Frame 1 (no input): blank canvas, image omitted
Frame 60 (no input): blank canvas, image omitted
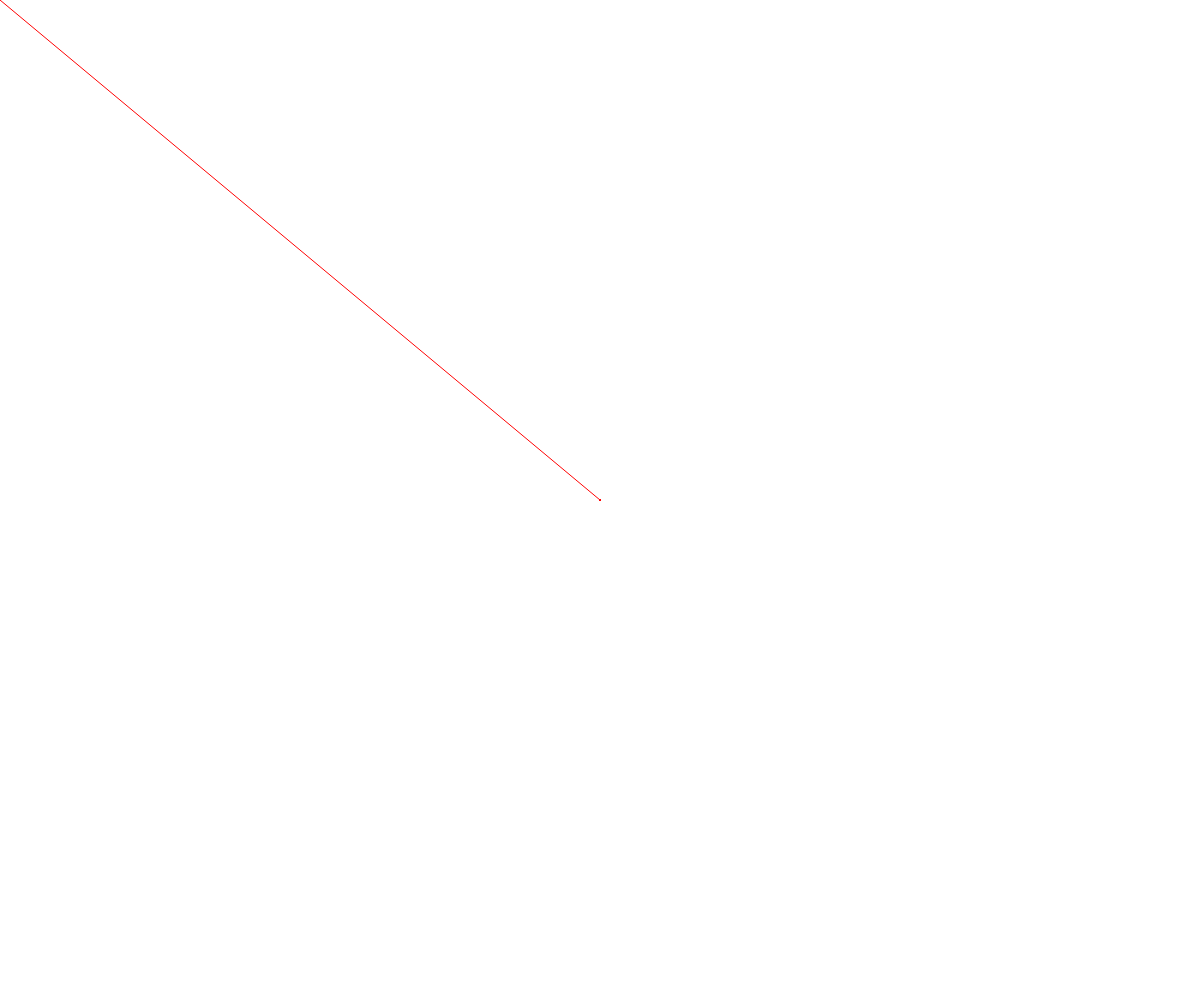
Frame 120 (the mouse pressed at the canvas centre since frame 60)

The p5.js sketch whose frames 1 and 60 were blank and that drew this single picture after the mouse press (run headless with seeded random() and noise() and a simulated clock; from frame 60 on, the mouse is pressed at the canvas centre):

// p5.js sketch
// ── sketch.js
var strokeColor = 'red';

function setup() {
	createCanvas(windowWidth, windowHeight);
}

function draw() {
	// background(220);
	if (mouseIsPressed) {
		stroke(strokeColor);
		line(pmouseX, pmouseY, mouseX, mouseY);
	}
}

function keyTyped() {
	if (key === 'b'){
		strokeColor = 'black';
} else if (key === 'p') {
	strokeColor = '#228B22';
	weight = 10;
}
}
